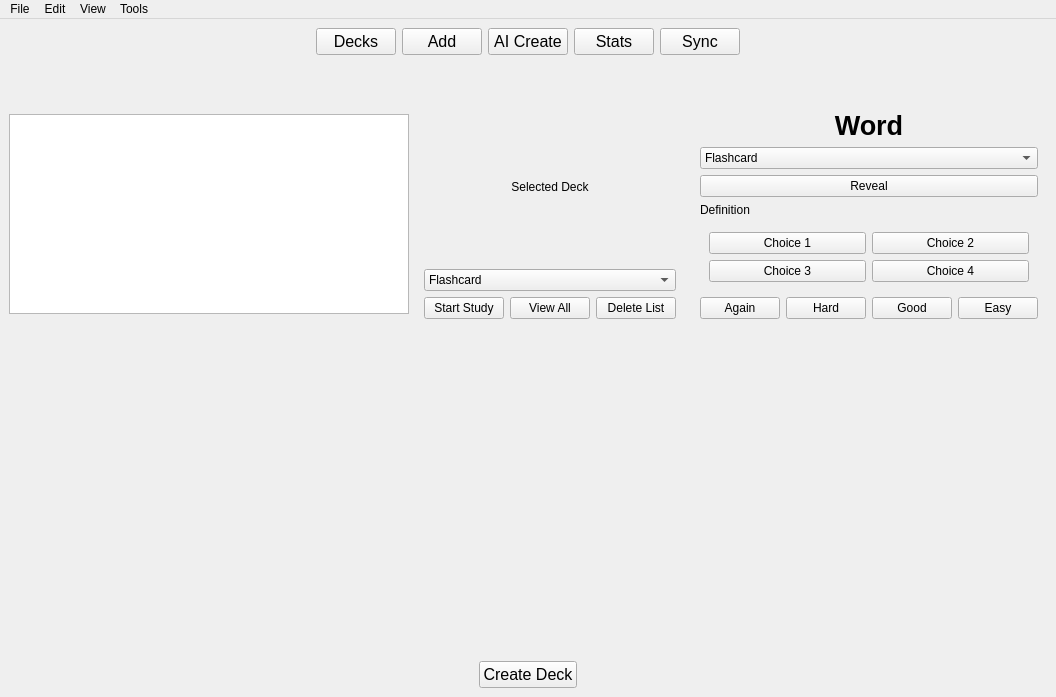
<?xml version="1.0" encoding="UTF-8"?>
<ui version="4.0">
 <class>MainWindow</class>
 <widget class="QMainWindow" name="MainWindow">
  <property name="enabled">
   <bool>true</bool>
  </property>
  <property name="geometry">
   <rect>
    <x>0</x>
    <y>0</y>
    <width>834</width>
    <height>697</height>
   </rect>
  </property>
  <property name="minimumSize">
   <size>
    <width>0</width>
    <height>0</height>
   </size>
  </property>
  <property name="windowTitle">
   <string>MainWindow</string>
  </property>
  <widget class="QWidget" name="centralwidget">
   <layout class="QVBoxLayout" name="verticalLayout_3">
    <item>
     <layout class="QVBoxLayout" name="veretical_layout_top">
      <item>
       <layout class="QHBoxLayout" name="horizontal_layout_top">
        <item>
         <spacer name="horizontal_spacer_top_left">
          <property name="orientation">
           <enum>Qt::Orientation::Horizontal</enum>
          </property>
          <property name="sizeHint" stdset="0">
           <size>
            <width>40</width>
            <height>20</height>
           </size>
          </property>
         </spacer>
        </item>
        <item alignment="Qt::AlignmentFlag::AlignTop">
         <widget class="QPushButton" name="listDecks">
          <property name="font">
           <font>
            <pointsize>12</pointsize>
           </font>
          </property>
          <property name="text">
           <string>Decks</string>
          </property>
         </widget>
        </item>
        <item alignment="Qt::AlignmentFlag::AlignTop">
         <widget class="QPushButton" name="addWord">
          <property name="font">
           <font>
            <pointsize>12</pointsize>
           </font>
          </property>
          <property name="text">
           <string>Add</string>
          </property>
         </widget>
        </item>
        <item alignment="Qt::AlignmentFlag::AlignTop">
         <widget class="QPushButton" name="aiCreate">
          <property name="font">
           <font>
            <pointsize>12</pointsize>
           </font>
          </property>
          <property name="text">
           <string>AI Create</string>
          </property>
         </widget>
        </item>
        <item alignment="Qt::AlignmentFlag::AlignTop">
         <widget class="QPushButton" name="showStats">
          <property name="font">
           <font>
            <pointsize>12</pointsize>
           </font>
          </property>
          <property name="text">
           <string>Stats</string>
          </property>
         </widget>
        </item>
        <item alignment="Qt::AlignmentFlag::AlignTop">
         <widget class="QPushButton" name="syncWords">
          <property name="font">
           <font>
            <pointsize>12</pointsize>
           </font>
          </property>
          <property name="text">
           <string>Sync</string>
          </property>
         </widget>
        </item>
        <item>
         <spacer name="horizontal_spacer_top_right">
          <property name="orientation">
           <enum>Qt::Orientation::Horizontal</enum>
          </property>
          <property name="sizeHint" stdset="0">
           <size>
            <width>40</width>
            <height>20</height>
           </size>
          </property>
         </spacer>
        </item>
       </layout>
      </item>
     </layout>
    </item>
    <item>
     <spacer name="vertical_spacer_top">
      <property name="orientation">
       <enum>Qt::Orientation::Vertical</enum>
      </property>
      <property name="sizeType">
       <enum>QSizePolicy::Policy::Minimum</enum>
      </property>
      <property name="sizeHint" stdset="0">
       <size>
        <width>20</width>
        <height>40</height>
       </size>
      </property>
     </spacer>
    </item>
    <item>
     <layout class="QHBoxLayout" name="horizontal_layout_middle">
      <item>
       <spacer name="horizontal_spacer_middle_left">
        <property name="orientation">
         <enum>Qt::Orientation::Horizontal</enum>
        </property>
        <property name="sizeHint" stdset="0">
         <size>
          <width>40</width>
          <height>20</height>
         </size>
        </property>
       </spacer>
      </item>
      <item>
       <widget class="QListWidget" name="deckList">
        <property name="minimumSize">
         <size>
          <width>400</width>
          <height>0</height>
         </size>
        </property>
        <property name="maximumSize">
         <size>
          <width>16777215</width>
          <height>200</height>
         </size>
        </property>
        <property name="font">
         <font>
          <pointsize>12</pointsize>
         </font>
        </property>
        <property name="isWrapping" stdset="0">
         <bool>false</bool>
        </property>
       </widget>
      </item>
    <item>
     <widget class="QWidget" name="modePanel">
      <property name="visible">
       <bool>false</bool>
      </property>
      <layout class="QVBoxLayout" name="modePanelLayout">
       <item>
        <widget class="QLabel" name="selectedDeckLabel">
         <property name="text">
        <string>Selected Deck</string>
         </property>
         <property name="alignment">
        <set>Qt::AlignCenter</set>
         </property>
        </widget>
       </item>
       <item>
        <widget class="QComboBox" name="studyModeComboBox">
         <item>
        <property name="text">
         <string>Flashcard</string>
        </property>
         </item>
         <item>
        <property name="text">
         <string>Multiple Choice</string>
        </property>
         </item>
        </widget>
       </item>
       <item>
        <layout class="QHBoxLayout" name="modeButtonsLayout">
         <item>
        <widget class="QPushButton" name="startStudyButton">
         <property name="text">
          <string>Start Study</string>
         </property>
        </widget>
         </item>
         <item>
        <widget class="QPushButton" name="viewAllButton">
         <property name="text">
          <string>View All</string>
         </property>
        </widget>
         </item>
         <item>
        <widget class="QPushButton" name="deleteListButton">
         <property name="text">
          <string>Delete List</string>
         </property>
        </widget>
         </item>
           <!-- backToDeckButton removed; top 'Decks' button will be used instead -->
        </layout>
       </item>
      </layout>
     </widget>
    </item>
    <item>
     <widget class="QWidget" name="studyPanel">
      <property name="visible">
       <bool>false</bool>
      </property>
      <layout class="QVBoxLayout" name="studyPanelLayout">
       <item>
        <widget class="QLabel" name="studyWordLabel">
         <property name="text">
          <string>Word</string>
         </property>
         <property name="alignment">
          <set>Qt::AlignCenter</set>
         </property>
         <property name="styleSheet">
          <string>font-size: 20pt; font-weight: bold;</string>
         </property>
        </widget>
       </item>
       <item>
        <widget class="QComboBox" name="studyModeComboBox2">
         <item>
          <property name="text">
           <string>Flashcard</string>
          </property>
         </item>
         <item>
          <property name="text">
           <string>Multiple Choice</string>
          </property>
         </item>
        </widget>
       </item>
       <item>
        <widget class="QPushButton" name="revealButton">
         <property name="text">
          <string>Reveal</string>
         </property>
        </widget>
       </item>
       <item>
        <widget class="QLabel" name="studyDefinitionLabel">
         <property name="text">
          <string>Definition</string>
         </property>
         <property name="wordWrap">
          <bool>true</bool>
         </property>
         <property name="visible">
          <bool>false</bool>
         </property>
        </widget>
       </item>
       <item>
        <widget class="QWidget" name="choicesWidget">
         <layout class="QGridLayout" name="choicesGrid">
          <item row="0" column="0">
           <widget class="QPushButton" name="choiceButton1">
            <property name="text">
             <string>Choice 1</string>
            </property>
            <property name="visible">
             <bool>false</bool>
            </property>
           </widget>
          </item>
          <item row="0" column="1">
           <widget class="QPushButton" name="choiceButton2">
            <property name="text">
             <string>Choice 2</string>
            </property>
            <property name="visible">
             <bool>false</bool>
            </property>
           </widget>
          </item>
          <item row="1" column="0">
           <widget class="QPushButton" name="choiceButton3">
            <property name="text">
             <string>Choice 3</string>
            </property>
            <property name="visible">
             <bool>false</bool>
            </property>
           </widget>
          </item>
          <item row="1" column="1">
           <widget class="QPushButton" name="choiceButton4">
            <property name="text">
             <string>Choice 4</string>
            </property>
            <property name="visible">
             <bool>false</bool>
            </property>
           </widget>
          </item>
         </layout>
        </widget>
       </item>
       <item>
        <layout class="QHBoxLayout" name="studyButtonLayout">
         <item>
          <widget class="QPushButton" name="againButton">
           <property name="text">
            <string>Again</string>
           </property>
          </widget>
         </item>
         <item>
          <widget class="QPushButton" name="hardButton">
           <property name="text">
            <string>Hard</string>
           </property>
          </widget>
         </item>
         <item>
          <widget class="QPushButton" name="goodButton">
           <property name="text">
            <string>Good</string>
           </property>
          </widget>
         </item>
         <item>
          <widget class="QPushButton" name="easyButton">
           <property name="text">
            <string>Easy</string>
           </property>
          </widget>
         </item>
        </layout>
       </item>
      </layout>
     </widget>
    </item>
      <item>
       <spacer name="horizontal_spacer_middle_right">
        <property name="orientation">
         <enum>Qt::Orientation::Horizontal</enum>
        </property>
        <property name="sizeHint" stdset="0">
         <size>
          <width>40</width>
          <height>20</height>
         </size>
        </property>
       </spacer>
      </item>
     </layout>
    </item>
    <item>
     <spacer name="vertical_spacer_bottom">
      <property name="orientation">
       <enum>Qt::Orientation::Vertical</enum>
      </property>
      <property name="sizeHint" stdset="0">
       <size>
        <width>20</width>
        <height>40</height>
       </size>
      </property>
     </spacer>
    </item>
    <item>
     <layout class="QHBoxLayout" name="horizontal_layout_bottom">
      <item>
       <spacer name="horizontal_spacer_bottom_right">
        <property name="orientation">
         <enum>Qt::Orientation::Horizontal</enum>
        </property>
        <property name="sizeHint" stdset="0">
         <size>
          <width>40</width>
          <height>20</height>
         </size>
        </property>
       </spacer>
      </item>
      <item>
       <widget class="QPushButton" name="creatDeck">
        <property name="font">
         <font>
          <pointsize>12</pointsize>
         </font>
        </property>
        <property name="text">
         <string>Create Deck</string>
        </property>
       </widget>
      </item>
      <item>
       <spacer name="horizontal_spacer_bottom_left">
        <property name="orientation">
         <enum>Qt::Orientation::Horizontal</enum>
        </property>
        <property name="sizeHint" stdset="0">
         <size>
          <width>40</width>
          <height>20</height>
         </size>
        </property>
       </spacer>
      </item>
     </layout>
    </item>
   </layout>
  </widget>
  <widget class="QMenuBar" name="menubar">
   <property name="geometry">
    <rect>
     <x>0</x>
     <y>0</y>
     <width>834</width>
     <height>22</height>
    </rect>
   </property>
   <widget class="QMenu" name="menuColl_app">
    <property name="title">
     <string>File</string>
    </property>
   </widget>
   <widget class="QMenu" name="menuEdit">
    <property name="title">
     <string>Edit</string>
    </property>
   </widget>
   <widget class="QMenu" name="menuView">
    <property name="title">
     <string>View</string>
    </property>
   </widget>
   <widget class="QMenu" name="menuTools">
    <property name="title">
     <string>Tools</string>
    </property>
   </widget>
   <addaction name="menuColl_app"/>
   <addaction name="menuEdit"/>
   <addaction name="menuView"/>
   <addaction name="menuTools"/>
  </widget>
 </widget>
 <resources/>
 <connections/>
</ui>
